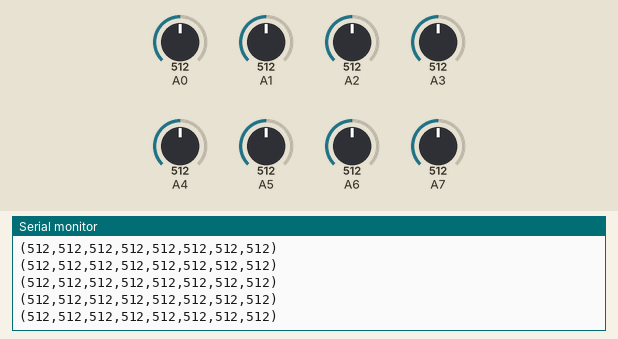
A sketch run on a simulated Arduino Uno, built with avr-gcc and run on an emulated ATmega328P. On the bench: the last lines printed to the serial monitor. Inputs (shaded band) come from the test bench; at power-on: A0 = 512, A1 = 512, A2 = 512, A3 = 512, A4 = 512, A5 = 512, A6 = 512, A7 = 512.

Above: at 1.2 s.
1.3 s: A0 set to 107
At 2.2 s:
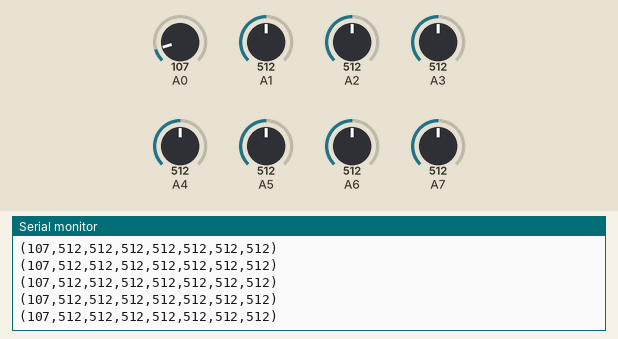
4.3 s: A0 set to 95
At 5.4 s:
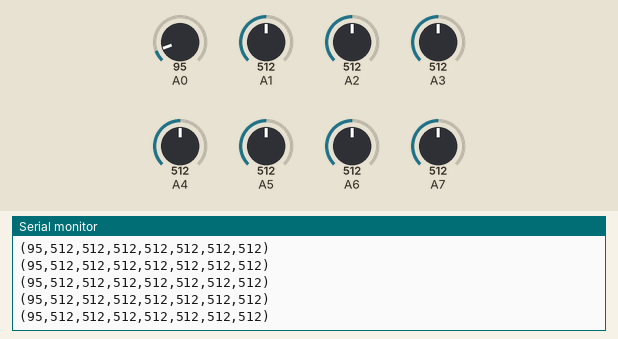
7.3 s: A1 set to 110
At 7.9 s:
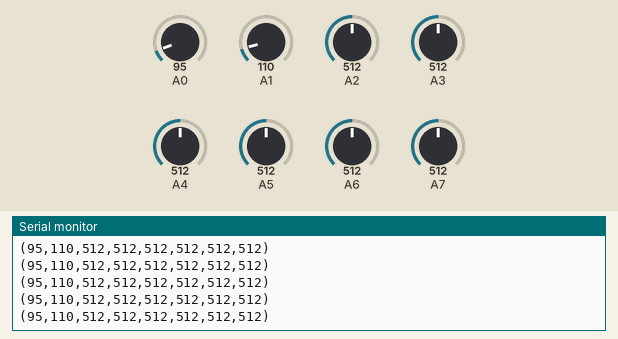
10.3 s: A1 set to 92
At 11.0 s:
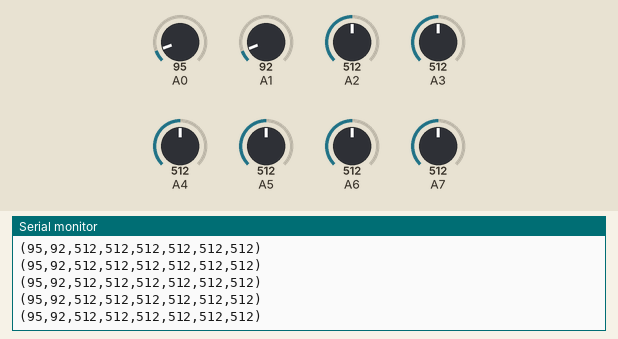
11.8 s: A2 set to 105
At 12.8 s:
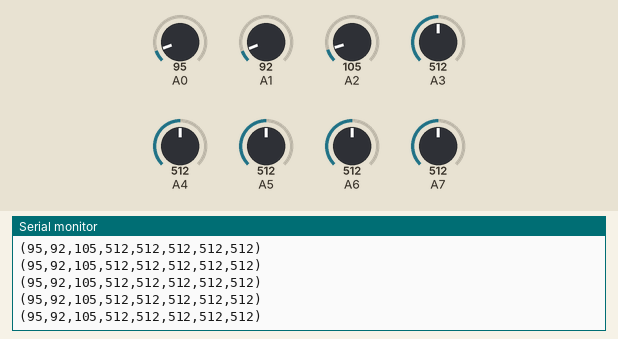
13.3 s: A2 set to 92
At 14.1 s:
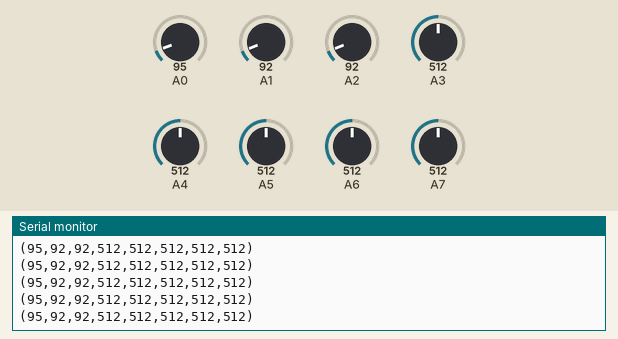
Timing chart, 0 to 16.3 s (numbered marks = the images above; inputs shaded):
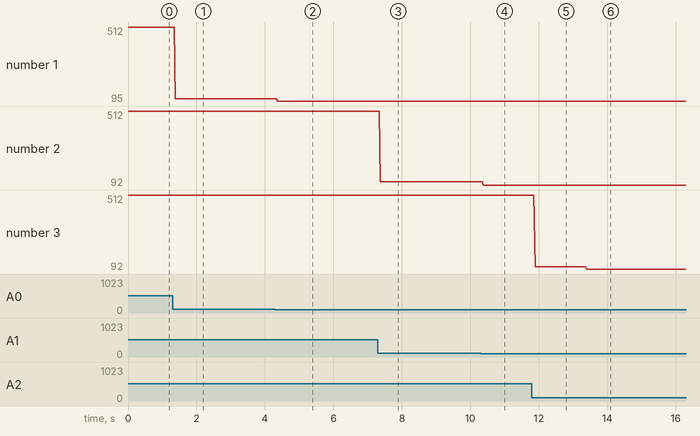

Measured:
- after the input at 1.3 s, the serial monitor: prints a new line after 0.09 s (image 1)
- after the input at 4.3 s, the serial monitor: prints a new line after 0.07 s (image 2)
- after the input at 7.3 s, the serial monitor: prints a new line after 0.08 s (image 3)
- after the input at 10.3 s, the serial monitor: prints a new line after 0.08 s (image 4)
- after the input at 11.8 s, the serial monitor: prints a new line after 0.09 s (image 5)
- after the input at 13.3 s, the serial monitor: prints a new line after 0.10 s (image 6)
- plotted number 1: 512 → 107 after the input at 1.3 s, 107 → 95 after the input at 4.3 s
- plotted number 2: 512 → 110 after the input at 7.3 s, 110 → 92 after the input at 10.3 s

The sketch:

photoResistorArray.ino
```cpp
 // pin assignments
 int r1 = 0;
 int r2 = 1;
 int r3 = 2;
 int r4 = 3;
 int r5 = 4;
 int r6 = 5;
 int r7 = 6;
 int r8 = 7;
 const int numResistors = 8;
 int resistors[numResistors] = {r1,r2,r3,r4,r5,r6,r7,r8};

 // initialize the serial port
 // and declare inputs and outputs
 void setup() {
  for(int i = 0; i<numResistors; i++){
       pinMode(resistors[i], INPUT);
  }
  Serial.begin(9600);
 }

 // read from the analog input connected to the LDR
 // and print the value to the serial port.
 // the delay is only to avoid sending so much data
 // as to make it unreadable.
 void loop() {
  int result[numResistors] = {};
  for(int i = 0; i < numResistors; i++){
    int val = analogRead(resistors[i]);
    result[i] = val;
  }
  String results = "(";
  for(int x = 0; x < numResistors; x++){
    results += result[x];
    if(x != numResistors-1){
      results += ",";
    }
  }
  results += ")";
   Serial.println(results);
   //delay(1000);
 }
```
